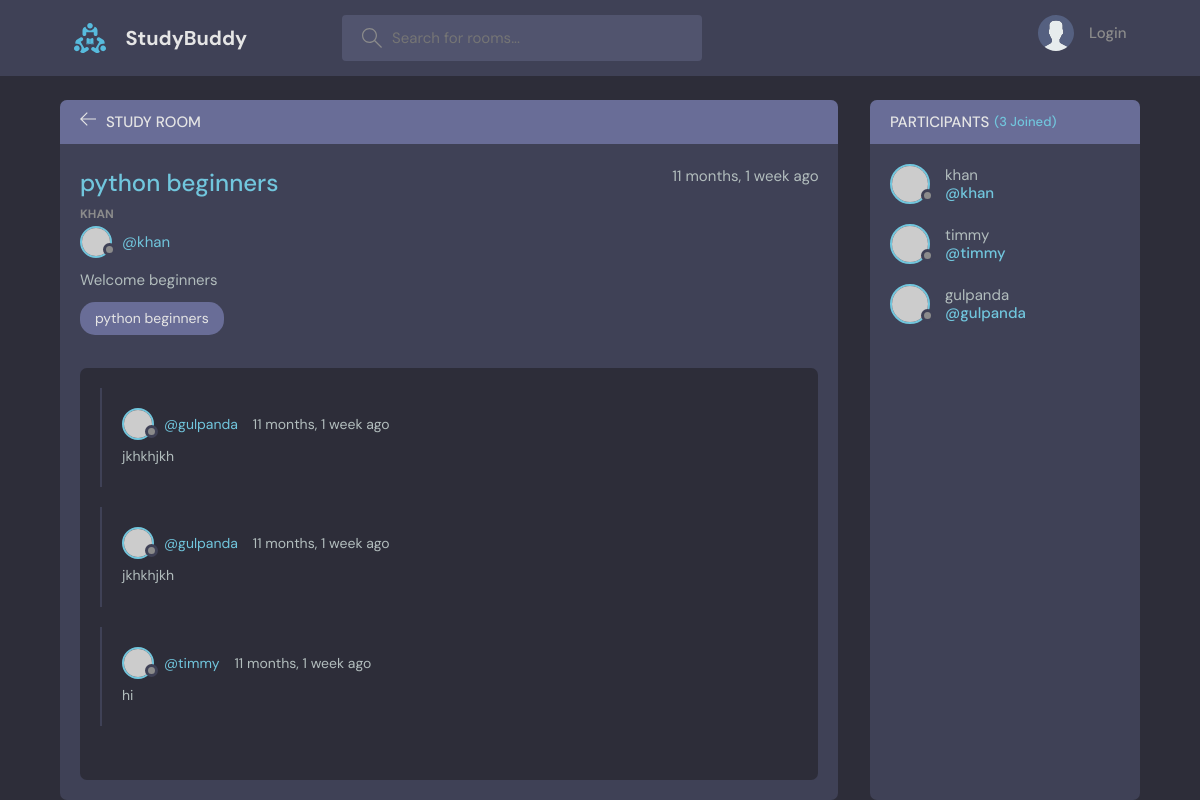
Page /room/3/ on the committed database.
### base/models.py (models this page shows, shortened)
class Room(models.Model):
    host=models.ForeignKey(User,on_delete=models.SET_NULL,null=True)
    topic=models.ForeignKey(Topic, on_delete=models.SET_NULL,null=True)
    name = models.CharField( max_length=200)
    description=models.TextField(null=True,blank=True)
    participants=models.ManyToManyField(User,related_name='participants',blank=True)
    updated=models.DateTimeField(auto_now=True)
    created=models.DateTimeField(auto_now_add=True)
    class Meta:
        ordering = ['-updated','-created']

class Topic(models.Model):
    name=models.CharField(max_length=200)
    def __str__(self):
        return self.name

class Message(models.Model):
    user = models.ForeignKey(User,on_delete=models.CASCADE)
    room = models.ForeignKey(Room, on_delete=models.CASCADE)
    body = models.TextField()
    updated=models.DateTimeField(auto_now=True)
    created=models.DateTimeField(auto_now_add=True)
    class Meta:
        ordering = ['-updated','-created']

### base/views.py (the view, shortened to what this page needs)
# urls.py: path("room/<str:pk>/",views.room,name="room"),
def room(request,pk):
    r=Room.objects.get(id=pk)
    roomMessages = r.message_set.all().order_by('-created') # type: ignore
    participants = r.participants.all()
    context={'rooms':r,'roomMessages':roomMessages,'participants':participants}
    return render(request,"base/room.html",context)

### base/templates/base/room.html (shortened to what this page needs)
{% extends 'main.html' %}
{% block content %}
    <main class="profile-page layout layout--2">
      <div class="container">
        <div class="room">
          <div class="room__top">
            <div class="room__topLeft">
              <a href="{% url 'home' %}">
                <svg version="1.1" xmlns="http://www.w3.org/2000/svg" width="32" height="32" viewBox="0 0 32 32">
                  <title>arrow-left</title>
                  <path
                    d="M13.723 2.286l-13.723 13.714 13.719 13.714 1.616-1.611-10.96-10.96h27.625v-2.286h-27.625l10.965-10.965-1.616-1.607z"
                  ></path>
                </svg>
              </a>
              <h3>Study Room</h3>
            </div>
          </div>
          <div class="room__box scroll">
            <div class="room__header scroll">
              <div class="room__info">
                <h3>{{rooms.name}}</h3>
                <span>{{rooms.created|timesince}} ago</span>
              </div>
              <div class="room__hosted">
                <p>{{rooms.host}}</p>
                <a href="{% url 'profile' rooms.host.id %}" class="room__author">
                  <div class="avatar avatar--small">
                    <img src="https://randomuser.me/api/portraits/men/37.jpg" />
                  </div>
                  <span>@{{rooms.host}}</span>
                </a>
              </div>
              <div class="room__details">{{rooms.description}}
              </div>
              <span class="room__topics">{{rooms.topic}}</span>
            </div>
            <div class="room__conversation">
              <div class="threads scroll">
                {% for message in  roomMessages%}
                <div class="thread">
                  <div class="thread__top">
                    <div class="thread__author">
                      <a href="{% url 'profile' message.user.id %}" class="thread__authorInfo">
                        <div class="avatar avatar--small">
                          <img src="https://randomuser.me/api/portraits/men/37.jpg" />
                        </div>
                        <span>@{{message.user}}</span>
                      </a>
                      <span class="thread__date">{{message.created|timesince}} ago</span>
                    </div>
                  </div>
                  <div class="thread__details">
                    {{message.body}}
                  </div>
                </div>
                {% endfor %}
              </div>
            </div>
          </div>
        </div>
        <div class="participants">
          <h3 class="participants__top">Participants <span>({{participants.count}} Joined)</span></h3>
          <div class="participants__list scroll">
            {% for user in participants %}
            <a href="{% url 'profile' user.id %}" class="participant">
              <div class="avatar avatar--medium">
                <img src="https://randomuser.me/api/portraits/men/37.jpg" />
              </div>
              <p>
                {{user.username}}
                <span>@{{user.username}}</span>
              </p>
            </a>
            {% endfor %}
          </div>
        </div>
      </div>
    </main>
    {% endblock content %}

### rows in the picture
Room: name "python beginners", created "11 months, 1 week", host "KHAN", host "khan", description "Welcome beginners", topic "python beginners"
Message: user "gulpanda", created "11 months, 1 week", body "jkhkhjkh"
Message: user "gulpanda", created "11 months, 1 week", body "jkhkhjkh"
Message: user "timmy", created "11 months, 1 week", body "hi"

### other values in the picture
{{ participants.count }} "3"
{{ user.username }} "khan"
{{ user.username }} "timmy"
{{ user.username }} "gulpanda"
